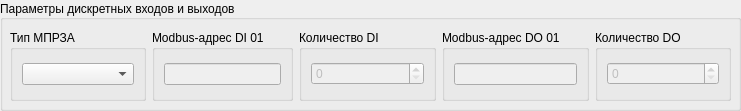
   <widget class="QGroupBox" name="groupBox_dio_settings">
    <property name="geometry">
     <rect>
      <x>10</x>
      <y>10</y>
      <width>741</width>
      <height>111</height>
     </rect>
    </property>
    <property name="title">
     <string>Параметры дискретных входов и выходов</string>
    </property>
    <property name="alignment">
     <set>Qt::AlignLeading|Qt::AlignLeft|Qt::AlignVCenter</set>
    </property>
    <widget class="QWidget" name="horizontalLayoutWidget_3">
     <property name="geometry">
      <rect>
       <x>10</x>
       <y>30</y>
       <width>721</width>
       <height>71</height>
      </rect>
     </property>
     <layout class="QHBoxLayout" name="horizontalLayout_1">
      <item>
       <widget class="QGroupBox" name="groupBox_ied_type">
        <property name="title">
         <string>Тип МПРЗА</string>
        </property>
        <layout class="QHBoxLayout" name="horizontalLayout_10">
         <item>
          <widget class="QComboBox" name="comboBox_ied_type"/>
         </item>
        </layout>
       </widget>
      </item>
      <item>
       <widget class="QGroupBox" name="groupBox_di_01_adress">
        <property name="enabled">
         <bool>true</bool>
        </property>
        <property name="sizePolicy">
         <sizepolicy hsizetype="Preferred" vsizetype="Preferred">
          <horstretch>0</horstretch>
          <verstretch>0</verstretch>
         </sizepolicy>
        </property>
        <property name="title">
         <string>Modbus-адрес DI 01</string>
        </property>
        <layout class="QHBoxLayout" name="horizontalLayout_2">
         <item>
          <widget class="QLineEdit" name="lineEdit_di_01_address">
           <property name="enabled">
            <bool>false</bool>
           </property>
           <property name="sizePolicy">
            <sizepolicy hsizetype="Minimum" vsizetype="Fixed">
             <horstretch>0</horstretch>
             <verstretch>0</verstretch>
            </sizepolicy>
           </property>
           <property name="inputMethodHints">
            <set>Qt::ImhNone</set>
           </property>
          </widget>
         </item>
        </layout>
       </widget>
      </item>
      <item>
       <widget class="QGroupBox" name="groupBox_di_count">
        <property name="title">
         <string>Количество DI</string>
        </property>
        <layout class="QHBoxLayout" name="horizontalLayout_3">
         <item>
          <widget class="QSpinBox" name="spinBox_di_count">
           <property name="enabled">
            <bool>false</bool>
           </property>
           <property name="styleSheet">
            <string notr="true"/>
           </property>
          </widget>
         </item>
        </layout>
       </widget>
      </item>
      <item>
       <widget class="QGroupBox" name="groupBox_do_01_adress">
        <property name="enabled">
         <bool>true</bool>
        </property>
        <property name="title">
         <string>Modbus-адрес DO 01</string>
        </property>
        <layout class="QHBoxLayout" name="horizontalLayout_4">
         <item>
          <widget class="QLineEdit" name="lineEdit_do_01_address">
           <property name="enabled">
            <bool>false</bool>
           </property>
           <property name="sizePolicy">
            <sizepolicy hsizetype="Minimum" vsizetype="Fixed">
             <horstretch>0</horstretch>
             <verstretch>0</verstretch>
            </sizepolicy>
           </property>
          </widget>
         </item>
        </layout>
       </widget>
      </item>
      <item>
       <widget class="QGroupBox" name="groupBox_do_count">
        <property name="title">
         <string>Количество DO</string>
        </property>
        <layout class="QHBoxLayout" name="horizontalLayout_5">
         <item>
          <widget class="QSpinBox" name="spinBox_do_count">
           <property name="enabled">
            <bool>false</bool>
           </property>
           <property name="styleSheet">
            <string notr="true"/>
           </property>
          </widget>
         </item>
        </layout>
       </widget>
      </item>
     </layout>
    </widget>
   </widget>
